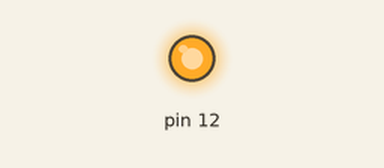
This sketch was run on a simulated Arduino Uno, built with avr-gcc and run on an emulated ATmega328P. On the bench: output pins drawn as LEDs (lit = HIGH).

Above: at 0.1 s.
Timing chart, 0 to 1.6 s (numbered marks = the images above):
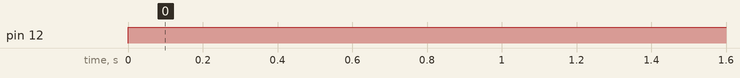

The sketch:

BareMinimum1.ino
```cpp
void setup() {
  // put your setup code here, to run once:
pinMode(12, OUTPUT);
}

void loop() {
  // put your main code here, to run repeatedly:
digitalWrite(12, HIGH);
digitalWrite(13, LOW);
}
```

Measured:
- by itself, pin 12: LOW → HIGH at 0.00 s
